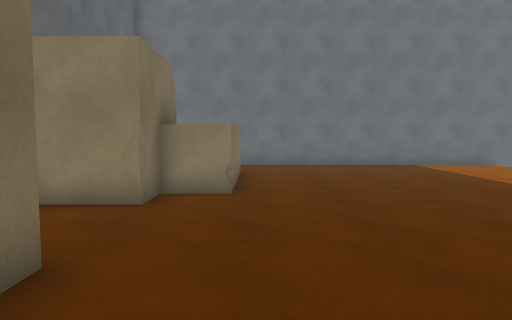
view 1 (above)

16 first-person views from a walk through a scene from a Unity 3-D project. The camera is 1.4 m above the floor, tilts 4° down and sees 70° across. The floor is counted in squares, 1 m on a side. Each view is taken from the middle of a square. On the plan, view 1 faces up. The plan holds only what a view shows up to about 16 squares ahead; the rest is blank. The place goes on beyond the plan. The player is left out.

view 2
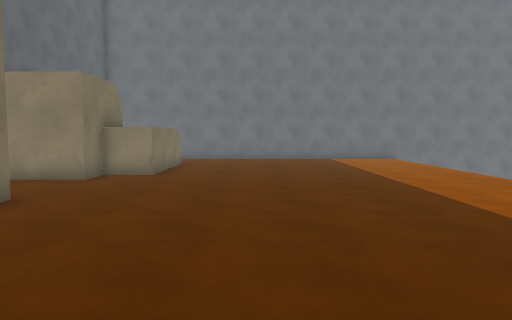

view 3
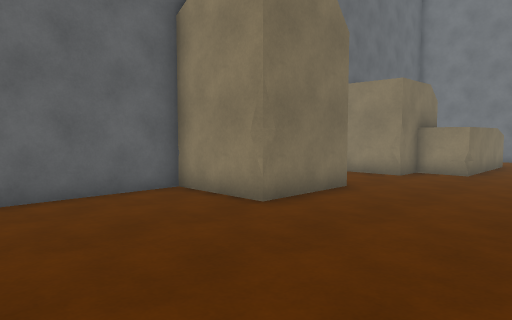

view 4
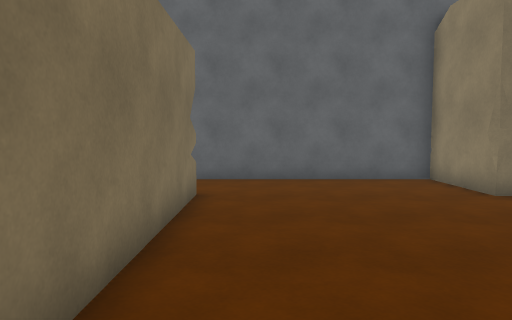

view 5
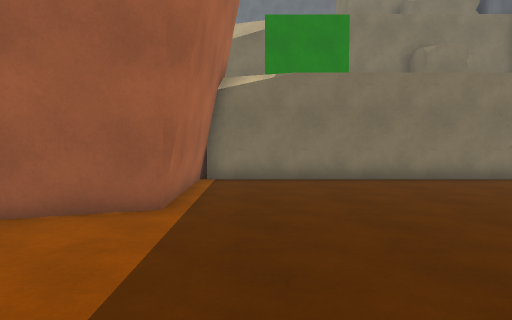

view 6
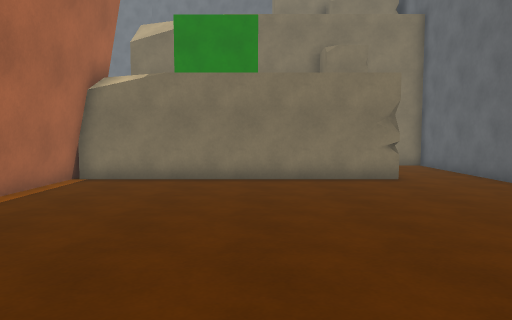

view 7
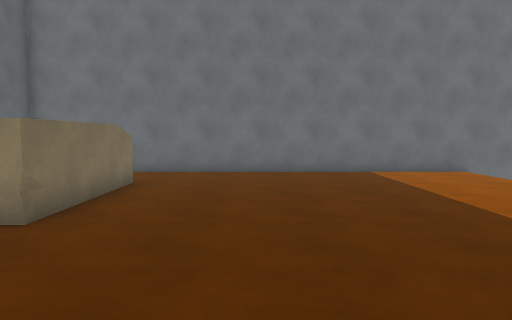

view 8
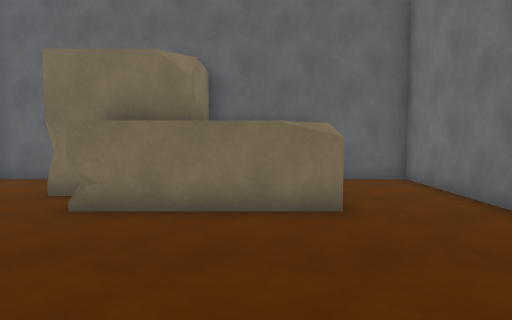

view 9
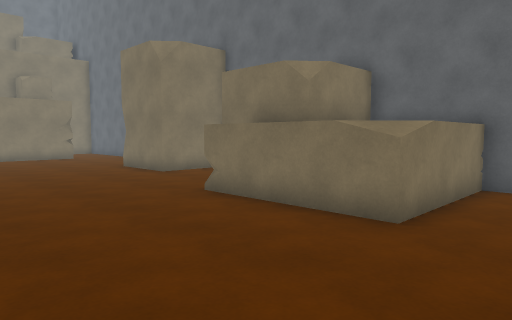

view 10
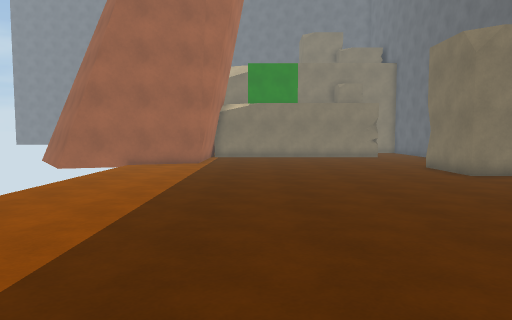

view 11
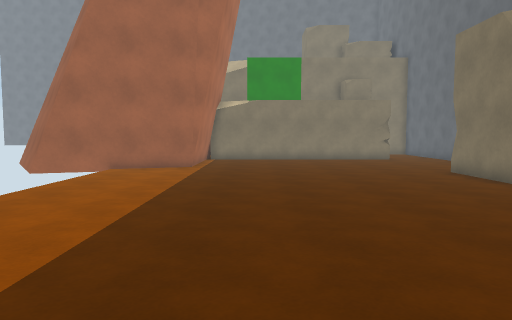

view 12
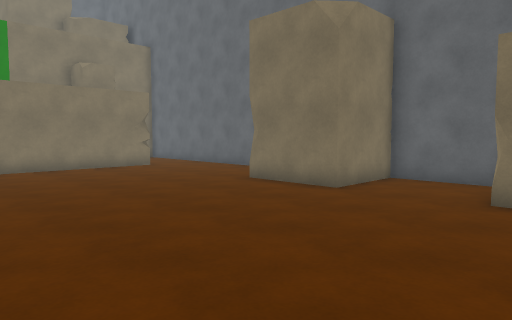

view 13
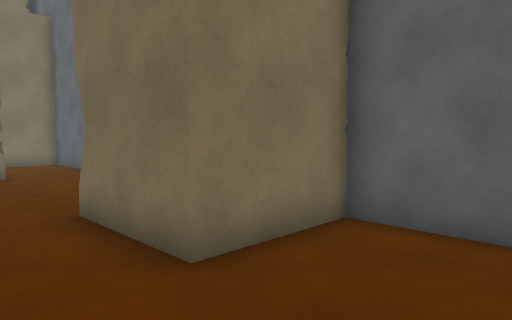

view 14
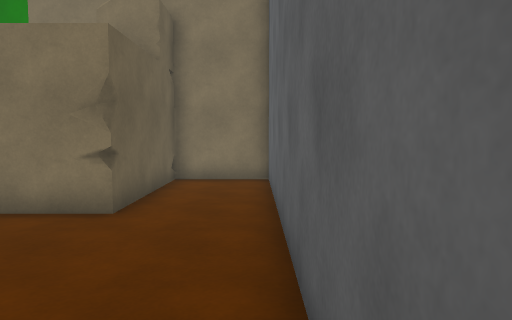

view 15
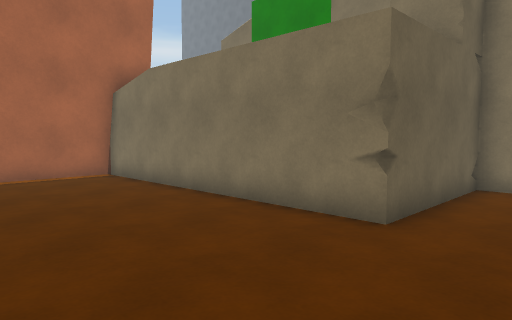

view 16
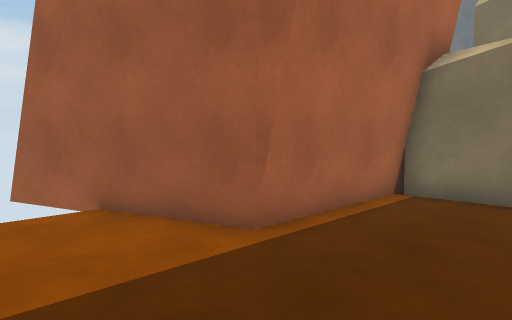

### Floor plan
Key: @ floor where view 1 was taken; # wall or solid block; . floor; O other object.
Columns run from 6 left of view 1 to 11 right of it. Each row starts with its distance up from view 1.
 17 ##################
 16 #................
 15 #................
 14 #................
 13 #OOOOO...........
 12      O...........
 11  OOO O...........
 10     OO...........
  9     OO...........
  8     O............
  7 #OOO.............
  6 #................
  5 #................
  4 #OOO.............
  3    OO............
  2     O............
  1 #OOOO............
  0 #.....@..........#
 -1 #..............###
 -2 #.............##
 -3 #.............#
 -4 #.............#
 -5 #.............#
 -6 #.............#
 -7 #...###########
 -8 #...#
 -9 #...#
-10 #...#
-11 #...#
-12 #####

Where each view was taken, in squares from view 1:
view 1: 0 up, 0 right, facing up
view 2: 4 down, 3 right, facing up
view 3: 5 down, 3 right, facing up-left
view 4: 5 down, 6 right, facing left
view 5: 5 up, 6 right, facing down
view 6: 5 up, 2 right, facing down
view 7: 3 up, 3 right, facing up
view 8: 12 up, 6 right, facing left
view 9: 16 up, 5 right, facing down-left
view 10: 16 up, 5 right, facing down
view 11: 14 up, 5 right, facing down
view 12: 9 up, 6 right, facing down-left
view 13: 7 up, 0 right, facing down-left
view 14: 0 up, 5 left, facing down
view 15: 1 down, 5 left, facing down-right
view 16: 2 up, 4 right, facing down-right
